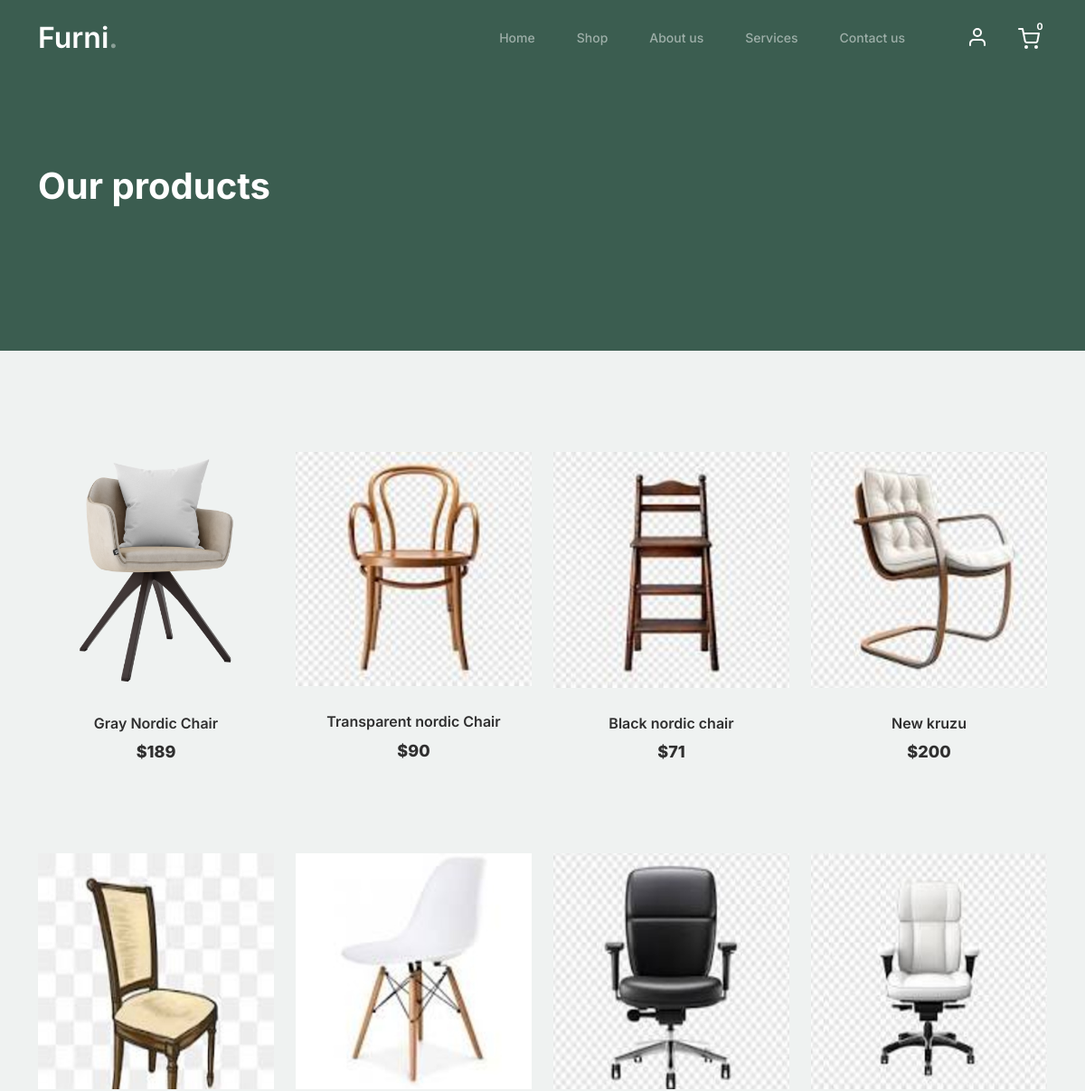
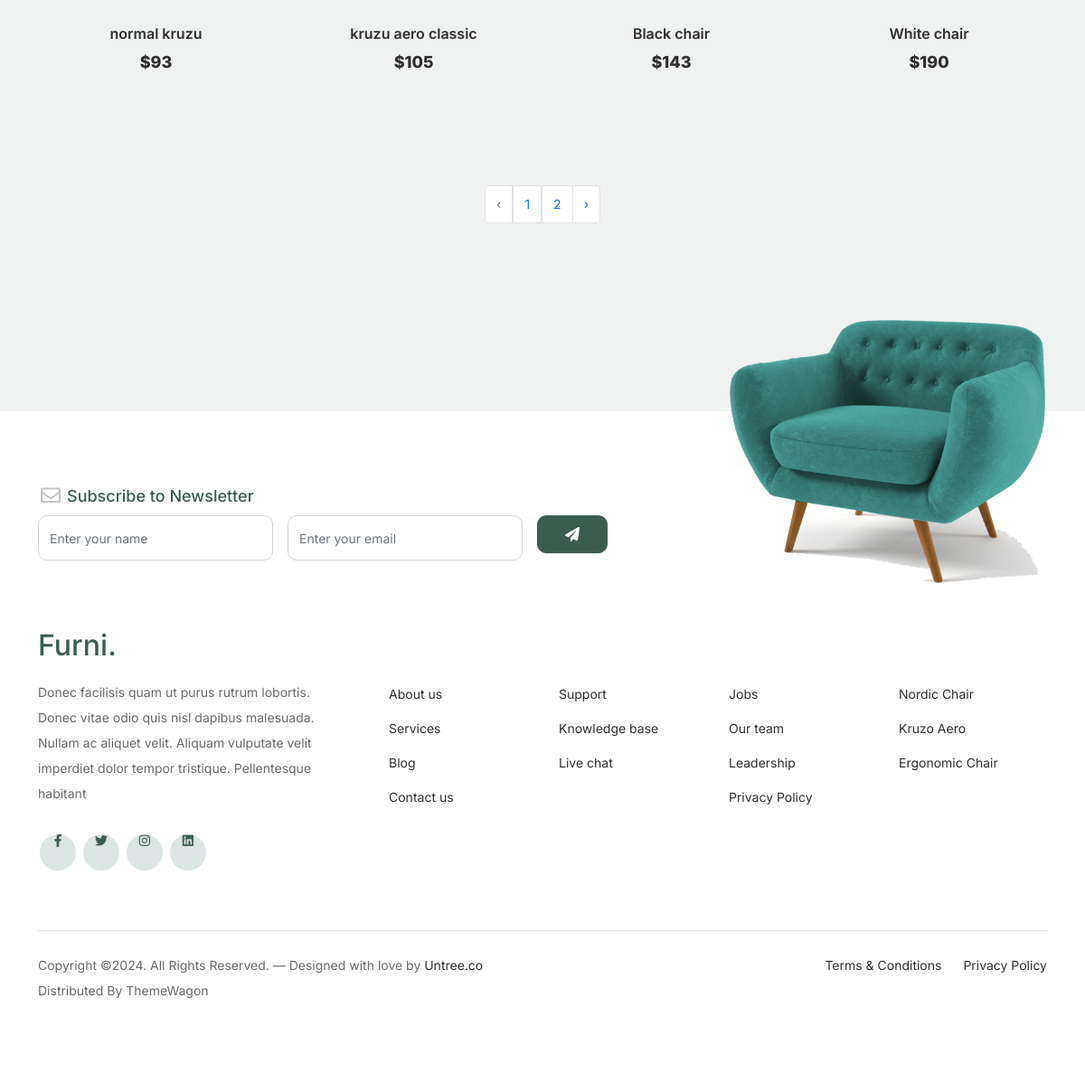
The app's page /shop/ with its own data (2 pictures, top to bottom).
### shop/models.py (models this page shows, shortened)
class Product(models.Model):
    product_name    = models.CharField(max_length=200, unique=True)
    category        = models.ForeignKey(Category, on_delete=models.CASCADE)
    slug            = models.SlugField(max_length=200, unique=True)
    description     = models.TextField(max_length=500, blank=True)
    price           = models.IntegerField()
    images          = models.ImageField(upload_to='photos/products')
    stock           = models.IntegerField()
    is_available    = models.BooleanField(default=True)
    created_date    = models.DateTimeField(auto_now_add=True)
    modified_date   = models.DateTimeField(auto_now=True)
    def get_url(self):
        return reverse('product_detail', args=[self.category.slug, self.slug])

### shop/views.py (the view)
# urls.py: path("shop/", include('shop.urls')),
def shop(request, category_slug=None):
    categories = None
    products = None
    if category_slug is not None:
        categories = get_object_or_404(Category, slug=category_slug)
        products = Product.objects.filter(
                                category=categories,
                                is_available=True).order_by('id')
        paginator = Paginator(products, 8)
        page = request.GET.get('page')
        page_product = paginator.get_page(page)
    else:
        products = Product.objects.all().filter(is_available=True).order_by('id') # noqa
        paginator = Paginator(products, 8)
        page = request.GET.get('page')
        page_product = paginator.get_page(page)
    context = {
        'products': page_product,
    }
    return render(request, 'shop/shop.html', context)

### cart/context_processor.py (called while the page is built)
def counter(request):
    cart_count = 0
    if 'admin' in request.path:
        return {}
    else:
        try:
            cart = Cart.objects.filter(cart_id=_cart_id(request))
            cart_items = CartItem.objects.all().filter(cart=cart[:1])
            for cart_item in cart_items:
                cart_count += cart_item.quantity
        except Cart.DoesNotExist:
            cart_count = 0
    if cart_count > 9:
        cart_count = '9+'
    return dict(cart_count=cart_count)

### cart/views.py (called while the page is built)
def _cart_id(request):
    cart = request.session.session_key
    if not cart:
        cart = request.session.create()
    return cart

### templates/shop/shop.html (shortened to what this page needs)
{% extends 'base.html' %}
{% load static %}
{% block content %}
<div class="hero">
    <div class="container">
        <div class="row justify-content-between">
            <div class="col-lg-5">
                <div class="intro-excerpt">
                    <h1>Our products</h1>
                </div>
            </div>
        </div>
    </div>
</div>
<div class="untree_co-section product-section before-footer-section">
<div class="container">
      <div class="row">
        {% for product in products %}
        <div class="col-12 col-md-4 col-lg-3 mb-5">
            <a class="product-item" href="{{ product.get_url }}">
                <img src="{{ product.images.url }}" class="img-fluid product-thumbnail">
                <h3 class="product-title">{{ product.product_name }}</h3>
                <strong class="product-price">${{ product.price }}</strong>
            </a>
        </div>
        {% endfor %}
      </div>
      <div class="row">
        {% if products.has_other_pages %}
            <div class="col-12">
                <nav class="mt-4" aria-label="Page navigation sample">
                    <ul class="pagination justify-content-center">
                        {% if products.has_previous %}
                            <li class="page-item"><a class="page-link" href="?page={{ products.previous_page_number }}">&#8249;</a></li>
                            {% else %}
                            <li class="page-item disabled"><a class="page-link" href="#">&#8249;</a></li>
                        {% endif %}
                        {% for p in products.paginator.page_range %}
                            {% if products.number == p %}
                            <li class=" active"><a class="page-link" href="#">{{ p }}</a></li>
                            {% else %}
                            <li class="btn-primary active"><a class="page-link" href="?page={{p}}">{{ p }}</a></li>
                            {% endif %}
                        {% endfor %}
                        {% if products.has_next %}
                        <li class="page-item"><a class="page-link" href="?page={{ products.next_page_number }}">&#8250;</a></li>
                        {% else %}
                        <li class="page-item disabled "><a class="page-link" href="">&#8250;</a></li>
                        {% endif %}
                    </ul>
                </nav>
            </div>
        {% endif %}
        </div>
</div>
</div>
{% endblock %}

### templates/base.html (shortened to what this page needs)
{% load static %}
<!doctype >
<html lang="en">
<head>
		<link href="{% static 'css/bootstrap.min.css' %}" rel="stylesheet">
		<link href="https://cdnjs.cloudflare.com/ajax/libs/font-awesome/6.0.0-beta3/css/all.min.css" rel="stylesheet">
		<link href="{% static 'css/tiny-slider.css' %}" rel="stylesheet">
		<link href="{% static 'css/style.css' %}" rel="stylesheet">
	</head>
	<body>
        {% include 'includes/navbar.html' %}
        {% block content %}{% endblock %}
        {% include 'includes/footer.html' %}

### templates/includes/navbar.html (shortened to what this page needs)
{% load static %}
<nav class="custom-navbar navbar navbar navbar-expand-md navbar-dark bg-dark" arial-label="Furni navigation bar">
    <div class="container">
        <a class="navbar-brand" href="{% url 'home' %}">Furni<span>.</span></a>
        <div class="collapse navbar-collapse" id="navbarsFurni">
            <ul class="custom-navbar-nav navbar-nav ms-auto mb-2 mb-md-0">
                <li><a class="nav-link" href="{% url 'home' %}">Home</a></li>
                <li><a class="nav-link" href="{% url 'shop' %}">Shop</a></li>
                <li><a class="nav-link" href="{% url 'about' %}">About us</a></li>
                <li><a class="nav-link" href="{% url 'service' %}">Services</a></li>
                <li><a class="nav-link" href="{% url 'contact' %}">Contact us</a></li>
            </ul>
            <ul class="custom-navbar-cta navbar-nav mb-2 mb-md-0 ms-5">
                <li><a class="nav-link" href="{% url 'dashboard' %}"><img src="{% static 'images/user.svg' %}"></a></li>
                <li>
                    <a  href="{% url 'cart' %}"  class="header-icon">
                        <div class="nav-link">
                            <img src="{% static 'images/cart.svg' %}" class="position-relative">
                            <span class="position-absolute translate-middle rounded-pill badge badge-warning">
                                {{ cart_count }}
                            </span>
                        </div>
                    </a>
                </li>
            </ul>
        </div>
    </div>
</nav>

### templates/includes/footer.html (shortened to what this page needs)
{% load static %}
<footer class="footer-section">
    <div class="container relative">
        <div class="sofa-img">
            <img src="{% static 'images/sofa.png' %}" alt="Image" class="img-fluid">
        </div>
        <div class="row">
            <div class="col-lg-8">
                <div class="subscription-form">
                    <h3 class="d-flex align-items-center"><span class="me-1"><img src="{% static 'images/envelope-outline.svg' %}" alt="Image" class="img-fluid"></span><span>Subscribe to Newsletter</span></h3>
                    <form action="#" class="row g-3">
                        <div class="col-auto">
                            <input type="text" class="form-control" placeholder="Enter your name">
                        </div>
                        <div class="col-auto">
                            <input type="email" class="form-control" placeholder="Enter your email">
                        </div>
                        <div class="col-auto">
                            <button class="btn btn-primary">
                                <span class="fa fa-paper-plane"></span>
                            </button>
                        </div>
                    </form>
                </div>
            </div>
        </div>
        <div class="row g-5 mb-5">
            <div class="col-lg-4">
                <div class="mb-4 footer-logo-wrap"><a href="#" class="footer-logo">Furni<span>.</span></a></div>
                <p class="mb-4">Donec facilisis quam ut purus rutrum lobortis. Donec vitae odio quis nisl dapibus
                    malesuada. Nullam ac aliquet velit. Aliquam vulputate velit imperdiet dolor tempor tristique.
                    Pellentesque habitant</p>
                <ul class="list-unstyled custom-social">
                    <li><a href="#"><span class="fa fa-brands fa-facebook-f"></span></a></li>
                    <li><a href="#"><span class="fa fa-brands fa-twitter"></span></a></li>
                    <li><a href="#"><span class="fa fa-brands fa-instagram"></span></a></li>
                    <li><a href="#"><span class="fa fa-brands fa-linkedin"></span></a></li>
                </ul>
            </div>
            <div class="col-lg-8">
                <div class="row links-wrap">
                    <div class="col-6 col-sm-6 col-md-3">
                        <ul class="list-unstyled">
                            <li><a href="{% url 'about' %}">About us</a></li>
                            <li><a href="{% url 'service' %}">Services</a></li>
                            <li><a href="#">Blog</a></li>
                            <li><a href="{% url 'contact' %}">Contact us</a></li>
                        </ul>
                    </div>
                    <div class="col-6 col-sm-6 col-md-3">
                        <ul class="list-unstyled">
                            <li><a href="#">Support</a></li>
                            <li><a href="#">Knowledge base</a></li>
                            <li><a href="#">Live chat</a></li>
                        </ul>
                    </div>
                    <div class="col-6 col-sm-6 col-md-3">
                        <ul class="list-unstyled">
                            <li><a href="#">Jobs</a></li>
                            <li><a href="#">Our team</a></li>
                            <li><a href="#">Leadership</a></li>
                            <li><a href="#">Privacy Policy</a></li>
                        </ul>
                    </div>
                    <div class="col-6 col-sm-6 col-md-3">
                        <ul class="list-unstyled">
                            <li><a href="#">Nordic Chair</a></li>
                            <li><a href="#">Kruzo Aero</a></li>
                            <li><a href="#">Ergonomic Chair</a></li>
                        </ul>
                    </div>
                </div>
            </div>
        </div>
        <div class="border-top copyright">
            <div class="row pt-4">
                <div class="col-lg-6">
                    <p class="mb-2 text-center text-lg-start">Copyright &copy;. All Rights Reserved. &mdash; Designed with love by <a href="https://untree.co">Untree.co</a> Distributed By <a hreff="https://themewagon.com">ThemeWagon</a>
    </p>
                </div>
                <div class="col-lg-6 text-center text-lg-end">
                    <ul class="list-unstyled d-inline-flex ms-auto">
                        <li class="me-4"><a href="#">Terms &amp; Conditions</a></li>
                        <li><a href="#">Privacy Policy</a></li>
                    </ul>
                </div>
            </div>
        </div>
    </div>
</footer>
</body>
</html>

### records on screen
Product: images (picture), product_name "Gray Nordic Chair", price "189"
Product: images (picture), product_name "Transparent nordic Chair", price "90"
Product: images (picture), product_name "Black nordic chair", price "71"
Product: images (picture), product_name "New kruzu", price "200"
Product: images (picture), product_name "normal kruzu", price "93"
Product: images (picture), product_name "kruzu aero classic", price "105"
Product: images (picture), product_name "Black chair", price "143"
Product: images (picture), product_name "White chair", price "190"

### other values on screen
{{ cart_count }} "0"
{{ p }} "1"
{{ p }} "2"
